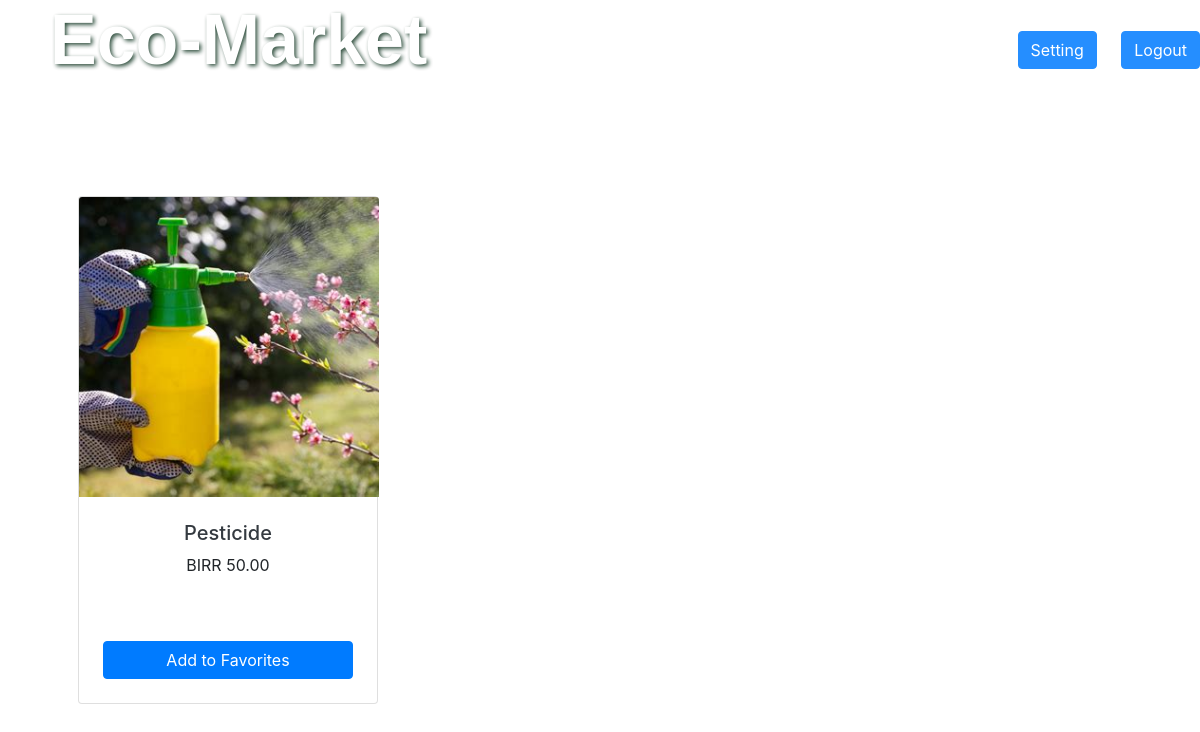
The page /products/agrochemicals (signed in) on the database its author committed.
### products/models.py (models this page shows, shortened)
class ProductImage(models.Model):
    product = models.ForeignKey(
        Product, on_delete=models.CASCADE, related_name="product_image"
    )
    image = models.ImageField(
        verbose_name=("images"),
        help_text=("upload the product image"),
        upload_to="images",
        default="images/default.png",
    )
    alt_text = models.CharField(
        verbose_name=("Alternative Text"),
        help_text=("Please add alternative text"),
        max_length=255,
        null=True,
        blank=True,
    )
    is_feature = models.BooleanField(default=False)
    created_at = models.DateTimeField(auto_now_add=True, editable=False)
    UPDATED_at = models.DateTimeField(auto_now=True)
    class Meta:
        verbose_name = "product Image"
        verbose_name_plural = "product Images"

class Product(models.Model):
    product_type = models.ForeignKey(
        ProductType, related_name="categories", on_delete=models.RESTRICT
    )
    category = models.ForeignKey(
        Category, related_name="product_types", on_delete=models.RESTRICT
    )
    title = models.CharField(
        verbose_name=("Title"), help_text=("required"), max_length=255
    )
    description = models.TextField(
        verbose_name=("description"), help_text=("not required"), blank=True
    )
    slug = models.SlugField(max_length=255)
    regular_price = models.DecimalField(
        verbose_name=("Regular Price"),
        help_text=("Maximum 99,999"),
        error_messages={
            "name": {
                "max_length": ("THe price should be between 0 and 99,999"),
            },
        },
        max_digits=6,
        decimal_places=2,
    )
    discount_price = models.DecimalField(
        verbose_name=("Discount Price"),
        help_text=("Maximum 99,999"),
        error_messages={
            "name": {
                "max_length": ("The price should be between 0 and 99,999"),
            },
        },
        max_digits=6,
        decimal_places=2,
    )
    is_active = models.BooleanField(
        verbose_name=("Product visibility"),
        help_text=("Change product visibility"),
        default=True,
    )
    created_at = models.DateTimeField(("Created at"), auto_now_add=True, editable=False)
    updated_at = models.DateTimeField(("Updated at"), auto_now=True)
    class Meta:
        ordering = ["-created_at"]
        verbose_name = "Product"
        verbose_name_plural = "Products"

### products/views.py (the view)
# urls.py: path("products/<slug:category_slug>", views.showproducts, name="showproducts"),
def showproducts(request, category_slug):
    category = get_object_or_404(Category, slug=category_slug)
    products = Product.objects.filter(category=category)
    categories = Category.objects.all()
    return render(
        request, "categoryproducts.html", {"category": categories, "products": products}
    )

### templates/categoryproducts.html (shortened to what this page needs)
<!DOCTYPE html>
<html>
  <head>
    {% load static %}
    <link
      rel="stylesheet"
      href="https://cdn.jsdelivr.net/npm/bootstrap@4.0.0/dist/css/bootstrap.min.css"
    />
    <link rel="stylesheet" href="{% static 'index.css' %}" />
  </head>
  <body>
    <nav class="navbar">
      <div class="text-wrapper"><a href={%url 'homepage'%}>Eco-Market</div>
      <div class= 'btn'>
        {% if user.is_authenticated %}
        <div class="button-container">
          <a href="{% url 'AccountSetting' %}" class="btn btn-primary">Setting</a>
          <a href="{% url 'logout' %}" class="btn btn-primary">Logout</a>
        </div>
        {% else %}
      <a href="/register" class="btn btn-primary">Register</a>
    {%endif%}</div>
  </nav>
    {% block content %}
    <section class="py-5">
      <div class="container px-4 px-lg-5 mt-5">
        <div
          class="row gx-4 gx-lg-5 row-cols-2 row-cols-md-3 row-cols-xl-4 justify-content-center"
        >
          {% for product in products %} {% for image in product.product_image.all %} {% if image.is_feature %}
          <div class="col mb-5">
            <div class="card h-100">
              <img
                class="card-img-top custom-img"
                width="200px"
                height="200px"
                src="{{ image.image.url }}"
                alt="{{ image.image.alt_text }}"
              />
              <div class="card-body p-4">
                <div class="text-center">
                  <h5 class="fw-bolder">
                    <a
                      href="{% url 'product_detail' slug=product.slug %}"
                      class="text-dark text-decoration-none"
                      >{{ product.title }}</a
                    >
                  </h5>
                  <p>BIRR {{ product.regular_price }}</p>
                </div>
              </div>
              <div class="card-footer p-4 pt-0 border-top-0 bg-transparent">
                <div class="text-center">
                  <a href="#" class="btn btn-primary">Add to Favorites</a>
                </div>
              </div>
            </div>
          </div>
          {% endif %} {% endfor %} {% endfor %}
        </div>
      </div>
    </section>
    {% endblock %}
  </body>
</html>

### static/css/index.css (style rules this page uses)
body, html { margin: 0; padding: 0; height: 100%; background: rgb(255, 255, 255); background-image: rgb(226, 204, 207); }
.navbar { background-image: url("http://content.kens5.com/photo/2017/10/22/vegetables_1508727313637_11456014_ver1.0.jpg"); background-repeat: no-repeat; background-size: cover; color: white; font-weight: bold; background-position: center; display: flex; height: 100px; width: auto; opacity: 0.85; }
.text-wrapper { position: absolute; top: 0; left: 50px; text-shadow: 2px 2px 4px #0c311d; font-family: "Inter-Bold", Helvetica; font-weight: 700; color: #ffffff; font-size: 70px; letter-spacing: 0; line-height: normal; }
.btn { display: flex; justify-content: center; align-items: center; text-align: center; }
.button-container { position: absolute; top: 20; right: 0; }
.button-container a { display: inline-block; margin-left: 20px; }
.card { height: 300px; width: 300px; }
.text-wrapper a { color: inherit; text-decoration:none; }
.custom-img { object-fit: cover; height: 300px; width: 300px; }
@media (min-width: 1200px) { .row-cols-xl-4 { column-count: 4; } }

### rows shown on the page
Product: title "Pesticide", regular_price "50.00"
ProductImage: image (picture)
